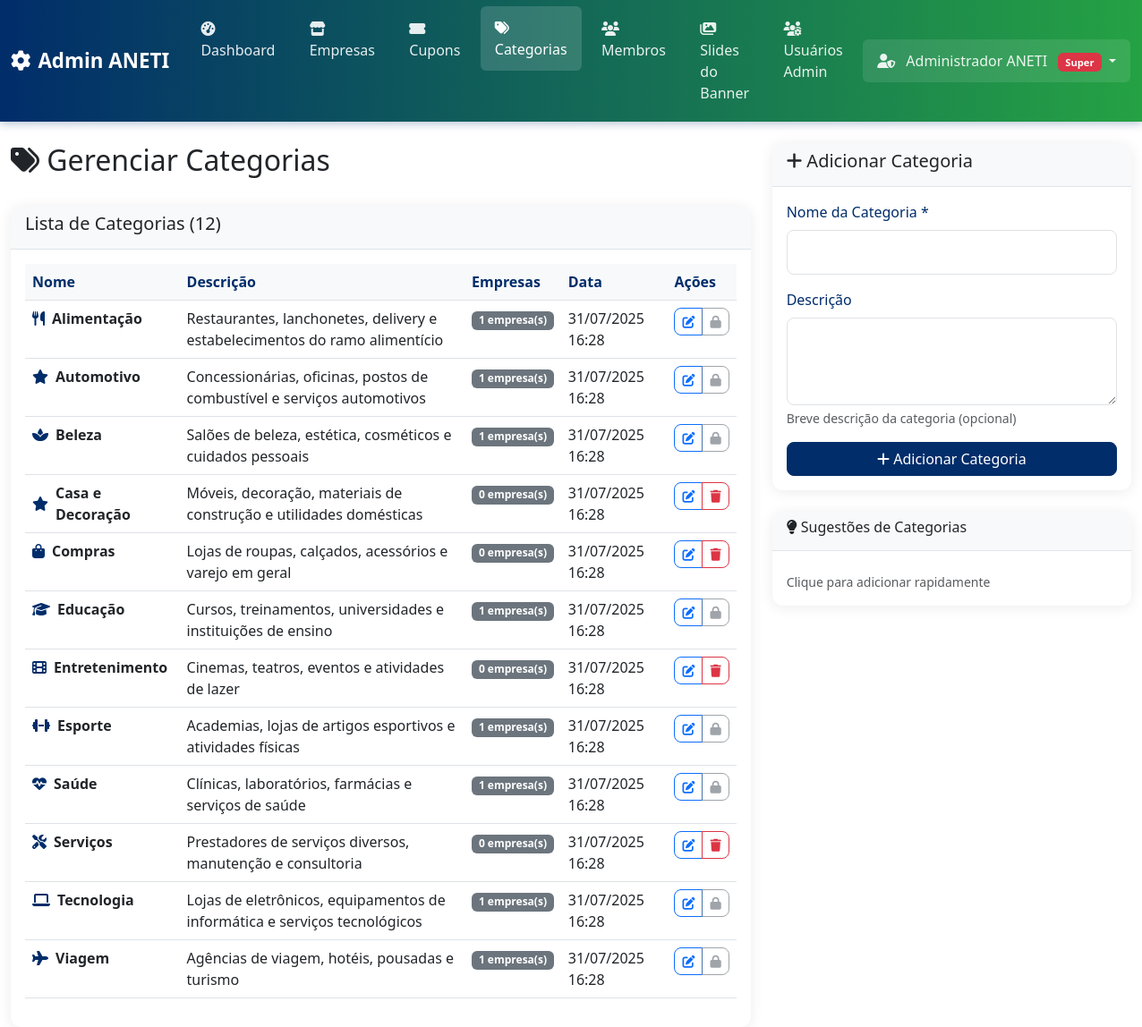
Screenshot of /admin/categorias.php (signed in) with the database file from the repository.
### tables this page shows
CREATE TABLE `categorias` (
  `id` int NOT NULL AUTO_INCREMENT,
  `nome` varchar(50) NOT NULL,
  `descricao` text,
  `created_at` timestamp NULL DEFAULT CURRENT_TIMESTAMP,
  PRIMARY KEY (`id`),
  UNIQUE KEY `nome` (`nome`),
  KEY `idx_nome` (`nome`)
);

### includes/functions.php (called while the page is built, shortened)
<?php
function getCategoryIcon($category) {
    $icons = [
        'Alimentação' => 'utensils',
        'Tecnologia' => 'laptop',
        'Educação' => 'graduation-cap',
        'Saúde' => 'heartbeat',
        'Beleza' => 'spa',
        'Viagem' => 'plane',
        'Esporte' => 'dumbbell',
        'Entretenimento' => 'film',
        'Compras' => 'shopping-bag',
        'Serviços' => 'tools'
    ];
    return $icons[$category] ?? 'star';
}
function formatDate($date) {
    return date('d/m/Y H:i', strtotime($date));
}
?>

### admin/categorias.php (the view, shortened to what this page needs)
<?php
require_once '../config/database.php';
require_once '../includes/functions.php';
$categories = $conn->query("SELECT * FROM categorias ORDER BY nome ASC")->fetchAll();
$category_stats = [];
foreach ($categories as $category) {
    $stmt = $conn->prepare("SELECT COUNT(*) as total FROM empresas WHERE categoria = ?");
    $stmt->execute([$category['nome']]);
    $category_stats[$category['id']] = $stmt->fetch()['total'];
}
include 'includes/admin-header.php';
?>
    <div class="container-fluid mt-4">
        <div class="row">
            <div class="col-lg-8">
                <div class="d-flex justify-content-between align-items-center mb-4">
                    <h2><i class="fas fa-tags"></i> Gerenciar Categorias</h2>
                </div>
                <div class="card">
                    <div class="card-header">
                        <h5>Lista de Categorias (<?php echo count($categories); ?>)</h5>
                    </div>
                    <div class="card-body">
                        <?php if (empty($categories)): ?>
                            <div class="text-center py-4">
                                <i class="fas fa-tags fa-3x text-muted mb-3"></i>
                                <h5>Nenhuma categoria cadastrada</h5>
                                <p class="text-muted">Adicione a primeira categoria usando o formulário ao lado.</p>
                            </div>
                        <?php else: ?>
                            <div class="table-responsive">
                                <table class="table table-hover">
                                    <thead>
                                        <tr>
                                            <th>Nome</th>
                                            <th>Descrição</th>
                                            <th>Empresas</th>
                                            <th>Data</th>
                                            <th>Ações</th>
                                        </tr>
                                    </thead>
                                    <tbody>
                                        <?php foreach ($categories as $category): ?>
                                            <tr>
                                                <td>
                                                    <div class="d-flex align-items-center">
                                                        <i class="fas fa-<?php echo getCategoryIcon($category['nome']); ?> me-2 text-primary"></i>
                                                        <strong><?php echo htmlspecialchars($category['nome']); ?></strong>
                                                    </div>
                                                </td>
                                                <td><?php echo htmlspecialchars($category['descricao']); ?></td>
                                                <td>
                                                    <span class="badge bg-secondary"><?php echo $category_stats[$category['id']]; ?> empresa(s)</span>
                                                </td>
                                                <td><?php echo formatDate($category['created_at']); ?></td>
                                                <td>
                                                    <div class="btn-group btn-group-sm">
                                                        <button type="button" class="btn btn-outline-primary" onclick="editCategory(<?php echo $category['id']; ?>, '<?php echo htmlspecialchars($category['nome']); ?>', '<?php echo htmlspecialchars($category['descricao']); ?>')" title="Editar">
                                                            <i class="fas fa-edit"></i>
                                                        </button>
                                                        <?php if ($category_stats[$category['id']] == 0): ?>
                                                            <button type="button" class="btn btn-outline-danger" onclick="deleteCategory(<?php echo $category['id']; ?>, '<?php echo htmlspecialchars($category['nome']); ?>')" title="Excluir">
                                                                <i class="fas fa-trash"></i>
                                                            </button>
                                                        <?php else: ?>
                                                            <button type="button" class="btn btn-outline-secondary" disabled title="Não pode ser excluída (em uso)">
                                                                <i class="fas fa-lock"></i>
                                                            </button>
                                                        <?php endif; ?>
                                                    </div>
                                                </td>
                                            </tr>
                                        <?php endforeach; ?>
                                    </tbody>
                                </table>
                            </div>
                        <?php endif; ?>
                    </div>
                </div>
            </div>
            <div class="col-lg-4">
                <div class="card">
                    <div class="card-header">
                        <h5 id="formTitle"><i class="fas fa-plus"></i> Adicionar Categoria</h5>
                    </div>
                    <div class="card-body">
                        <form method="POST" id="categoryForm">
                            <div class="mb-3">
                                <label for="nome" class="form-label">Nome da Categoria *</label>
                                <input type="text" class="form-control" id="nome" name="nome" required maxlength="50">
                            </div>
                            <div class="mb-3">
                                <label for="descricao" class="form-label">Descrição</label>
                                <textarea class="form-control" id="descricao" name="descricao" rows="3" maxlength="255"></textarea>
                                <div class="form-text">Breve descrição da categoria (opcional)</div>
                            </div>
                            <div class="d-grid gap-2">
                                <button type="submit" class="btn btn-primary" id="submitBtn">
                                    <i class="fas fa-plus"></i> Adicionar Categoria
                                </button>
                            </div>
                        </form>
                    </div>
                </div>
                <div class="card mt-4">
                    <div class="card-header">
                        <h6><i class="fas fa-lightbulb"></i> Sugestões de Categorias</h6>
                    </div>
                    <div class="card-body">
                        <small class="text-muted mt-2 d-block">Clique para adicionar rapidamente</small>
                    </div>
                </div>
            </div>
        </div>
    </div>
</body>
</html>

### assets/css/style.css (style rules this page uses)
:root { --aneti-primary: #8B5CF6; --aneti-primary-dark: #7C3AED; --aneti-primary-light: #A78BFA; --aneti-purple-gradient: linear-gradient(135deg, #8B5CF6 0%, #A855F7 50%, #9333EA 100%); --aneti-secondary: #6c757d; --aneti-success: #28a745; --aneti-warning: #ffc107; --aneti-danger: #dc3545; --aneti-info: #17a2b8; --aneti-light: #f8f9fa; --aneti-dark: #343a40; --aneti-white: #ffffff; }
.btn-primary, .bg-primary { background-color: var(--aneti-primary) !important; border-color: var(--aneti-primary) !important; }
.text-primary { color: var(--aneti-primary) !important; }
.badge { font-size: 0.75rem; padding: 0.35em 0.65em; }
.table th { border-top: none; background-color: var(--aneti-light); color: var(--aneti-primary); font-weight: 600; }
.card { border: none; border-radius: 12px; box-shadow: 0 2px 15px rgba(0, 0, 0, 0.08); }
.card-header { background-color: var(--aneti-light); border-bottom: 1px solid rgba(1, 45, 106, 0.1); border-radius: 12px 12px 0 0 !important; }
.btn { border-radius: 8px; font-weight: 500; transition: all 0.3s ease; }
.form-control, .form-select { border-radius: 8px; border: 1px solid #dee2e6; padding: 0.75rem; transition: all 0.3s ease; }
.form-label { font-weight: 500; color: var(--aneti-primary); margin-bottom: 0.5rem; }

### admin/includes/admin-header.php (style rules this page uses)
:root { --aneti-primary: #012d6a; --aneti-secondary: #25a244; --aneti-dark: #001f4d; }

### rows the page displays
categorias: nome "Alimentação", descricao "Restaurantes, lanchonetes, delivery e estabelecimentos do ramo alimentício", id "1", created_at "31/07/2025 16:28"
categorias: nome "Automotivo", descricao "Concessionárias, oficinas, postos de combustível e serviços automotivos", id "1", created_at "31/07/2025 16:28"
categorias: nome "Beleza", descricao "Salões de beleza, estética, cosméticos e cuidados pessoais", id "1", created_at "31/07/2025 16:28"
categorias: nome "Casa e Decoração", descricao "Móveis, decoração, materiais de construção e utilidades domésticas", id "0", created_at "31/07/2025 16:28"
categorias: nome "Compras", descricao "Lojas de roupas, calçados, acessórios e varejo em geral", id "0", created_at "31/07/2025 16:28"
categorias: nome "Educação", descricao "Cursos, treinamentos, universidades e instituições de ensino", id "1", created_at "31/07/2025 16:28"
categorias: nome "Entretenimento", descricao "Cinemas, teatros, eventos e atividades de lazer", id "0", created_at "31/07/2025 16:28"
categorias: nome "Esporte", descricao "Academias, lojas de artigos esportivos e atividades físicas", id "1", created_at "31/07/2025 16:28"
categorias: nome "Saúde", descricao "Clínicas, laboratórios, farmácias e serviços de saúde", id "1", created_at "31/07/2025 16:28"
categorias: nome "Serviços", descricao "Prestadores de serviços diversos, manutenção e consultoria", id "0", created_at "31/07/2025 16:28"
categorias: nome "Tecnologia", descricao "Lojas de eletrônicos, equipamentos de informática e serviços tecnológicos", id "1", created_at "31/07/2025 16:28"
categorias: nome "Viagem", descricao "Agências de viagem, hotéis, pousadas e turismo", id "1", created_at "31/07/2025 16:28"

### other values shown
$_SESSION['admin_nome'] "Administrador ANETI"
$nivel_display "Super"
count($categories) "12"
